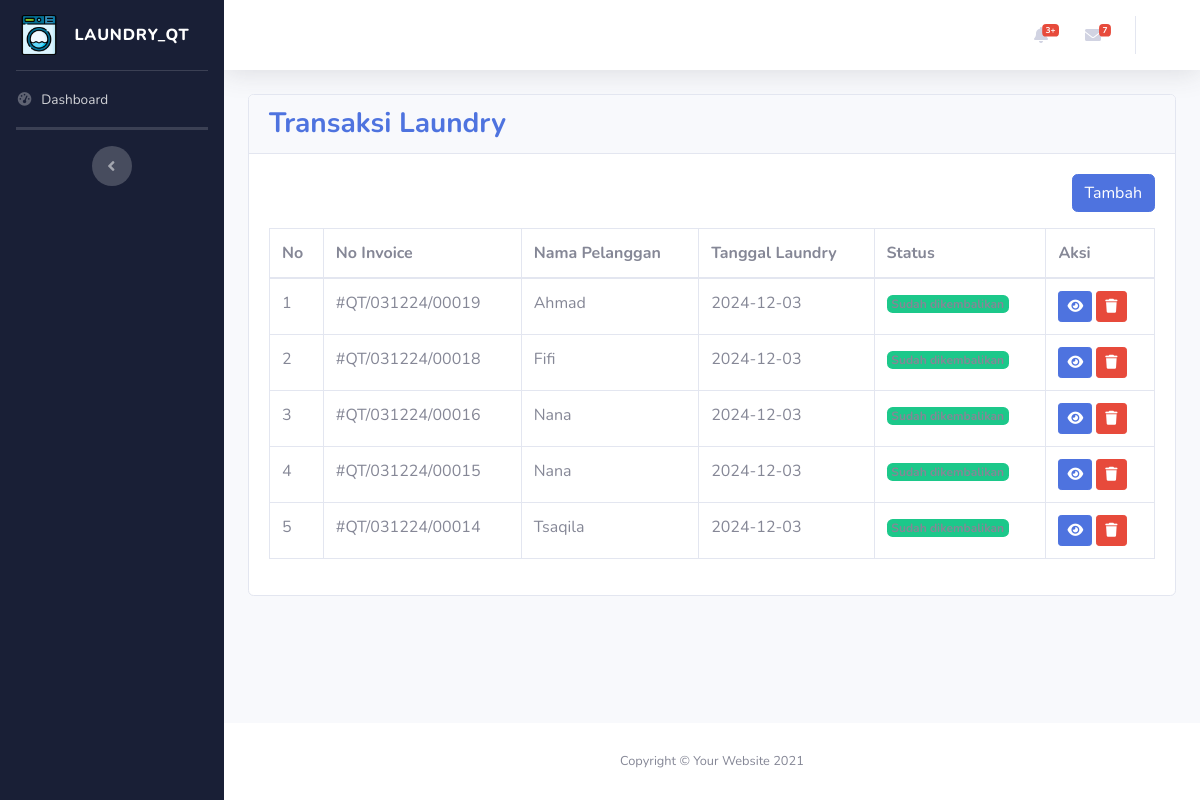
The page /admin/transaksi.php on the database its author committed.
### tables this page shows
CREATE TABLE `trans_order` (
  `id` int(11) NOT NULL,
  `id_customer` int(11) NOT NULL,
  `order_code` varchar(50) NOT NULL,
  `order_date` date NOT NULL,
  `order_end_date` date NOT NULL,
  `order_status` tinyint(4) NOT NULL,
  `order_payment` int(50) NOT NULL,
  `order_change` int(50) NOT NULL,
  `total` int(20) NOT NULL,
  `created_at` timestamp NOT NULL DEFAULT current_timestamp(),
  `updated_at` timestamp NOT NULL DEFAULT current_timestamp() ON UPDATE current_timestamp(),
  `deleted_at` timestamp NOT NULL DEFAULT current_timestamp()
);

CREATE TABLE `customer` (
  `id` int(11) NOT NULL,
  `customer_name` varchar(50) NOT NULL,
  `phone` int(50) NOT NULL,
  `address` varchar(100) NOT NULL,
  `created_at` timestamp NOT NULL DEFAULT current_timestamp(),
  `updated_at` timestamp NOT NULL DEFAULT current_timestamp() ON UPDATE current_timestamp()
);

### admin/transaksi.php (the view, shortened to what this page needs)
<?php
include 'koneksi.php';
$queryTrans = mysqli_query($koneksi,  "SELECT customer.customer_name, trans_order.* FROM trans_order LEFT JOIN customer ON customer.id=trans_order.id_customer ORDER BY id DESC");
?>
<!DOCTYPE html>
<html lang="en">
<head>
  <link rel="stylesheet" href="https://cdnjs.cloudflare.com/ajax/libs/font-awesome/6.0.0-beta3/css/all.min.css">
  <?php include 'inc/head.php' ?>
</head>
<body id="page-top">
  <div id="wrapper">
    <?php include 'inc/sidebar.php'; ?>
    <div id="content-wrapper" class="d-flex flex-column">
      <div id="content">
        <?php include 'inc/navbar.php' ?>
        <div class="container-fluid">
          <div class="container-xxl flex-grow-1 container-p-y">
                        <div class="row">
                            <div class="col-sm-12">
                                <div class="card">
                                    <h3 class="card-header m-0 font-weight-bold text-primary">Transaksi Laundry</h3>
                                    <div class="card-body">
                                        <div align="right" class="mb-3">
                                            <a href="tambah-transaksi.php" class="btn btn-primary">Tambah</a>
                                        </div>
                                        <table class="table table-bordered">
                                            <thead>
                                                <tr>
                                                    <th>No</th>
                                                    <th>No Invoice</th>
                                                    <th>Nama Pelanggan</th>
                                                    <th>Tanggal Laundry</th>
                                                    <th>Status</th>
                                                    <th>Aksi</th>
                                                </tr>
                                            </thead>
                                            <tbody>
                                                <?php $no = 1;
                                                while ($rowTrans = mysqli_fetch_assoc($queryTrans)) { ?>
                                                    <tr>
                                                        <td><?php echo $no++ ?></td>
                                                        <td><?php echo $rowTrans['order_code'] ?></td>
                                                        <td><?php echo $rowTrans['customer_name'] ?></td>
                                                        <td><?php echo $rowTrans['order_date'] ?></td>
                                                        <td>
                                                            <?php
                                                                switch($rowTrans['order_status']) {
                                                                    case '1':
                                                                        $badge = "<span class='badge bg-success'>Sudah dikembalikan</span>";
                                                                        break;
                                                                }
                                                                echo $badge;
                                                            ?>
                                                        </td>
                                                        <td>
                                                            <a href="tambah-transaksi.php?detail=<?php echo $rowTrans['id'] ?>" class="btn btn-primary btn-sm">
                                                            <i class="fa-solid fa-eye"></i>
                                                            </a>
                                                            <a onclick="return confirm('Apakah anda yakin akan menghapus data ini?')"
                                                                href="transaksi.php?delete=<?php echo $rowTrans['id'] ?>" class="btn btn-danger btn-sm">
                                                                <i class="fa-solid fa-trash"></i></a>
                                                        </td>
                                                    </tr>
                                                <?php } ?>
                                            </tbody>
                                        </table>
                                    </div>
                                </div>
                            </div>
                        </div>
                    </div>
        </div>
      </div>
      <?php include 'inc/footer.php' ?>
    </div>
  </div>
</body>
</html>

### rows shown on the page
trans_order: order_code "#QT/031224/00019", id_customer.customer_name "Ahmad", order_date "2024-12-03", order_status "Sudah dikembalikan"
trans_order: order_code "#QT/031224/00018", id_customer.customer_name "Fifi", order_date "2024-12-03", order_status "Sudah dikembalikan"
trans_order: order_code "#QT/031224/00016", id_customer.customer_name "Nana", order_date "2024-12-03", order_status "Sudah dikembalikan"
trans_order: order_code "#QT/031224/00015", id_customer.customer_name "Nana", order_date "2024-12-03", order_status "Sudah dikembalikan"
trans_order: order_code "#QT/031224/00014", id_customer.customer_name "Tsaqila", order_date "2024-12-03", order_status "Sudah dikembalikan"
